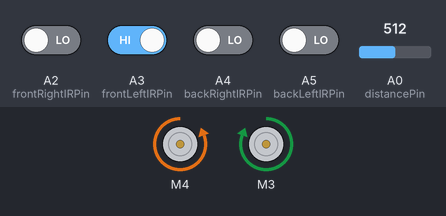
Recording of a sketch running on a simulated Arduino Uno, built with avr-gcc and run on an emulated ATmega328P. Parts: 2 × DC motor (green arrow = forward, orange = backward, longer = faster). The inputs (shaded band) are chosen by the test bench; at power-on: A3 (frontLeftIRPin) HIGH, A2 (frontRightIRPin), A4 (backRightIRPin), A5 (backLeftIRPin) LOW, A0 (distancePin) = 512. What the sketch prints to the serial monitor is not drawn.

Above: at 6.2 s.
6.3 s: A2 (frontRightIRPin) driven HIGH
At 7.1 s:
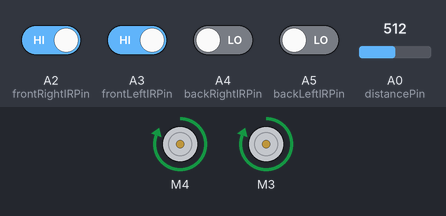
7.8 s: A3 (frontLeftIRPin) driven LOW
At 8.2 s:
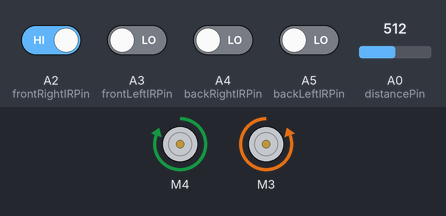
9.3 s: A2 (frontRightIRPin) driven LOW
At 10.5 s:
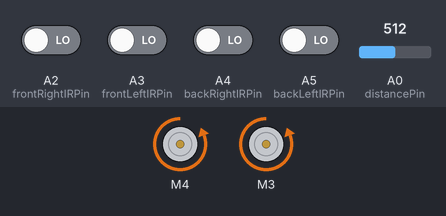
10.8 s: A3 (frontLeftIRPin) driven HIGH
At 11.6 s:
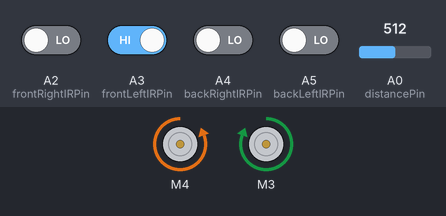
Timing chart, 0 to 13.3 s (numbered marks = the images above; inputs shaded):
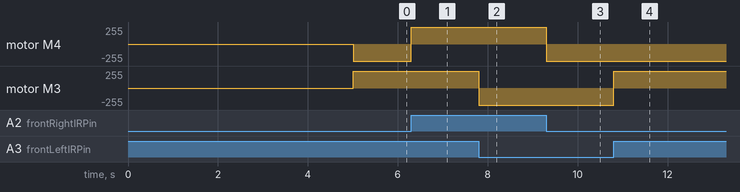

Measured:
- after the input at 6.3 s, motor M4: backward 255/255 → forward 255/255 at once
- after the input at 7.8 s, motor M3: forward 255/255 → backward 255/255 at once
- after the input at 9.3 s, motor M4: forward 255/255 → backward 255/255 at once
- after the input at 10.8 s, motor M3: backward 255/255 → forward 255/255 at once

The sketch:

sumoRobot.ino
```cpp
// MOTORS
#include <AFMotor.h>
AF_DCMotor leftMotor(4, MOTOR12_64KHZ);
AF_DCMotor rightMotor(3, MOTOR12_64KHZ);

// ULTRASONIC SENSOR
const int triggerPin = A1;

// IR SENSOR
const int distancePin = A0;

// IR SENSORS
const int frontLeftIRPin = A3; // 0 = Blanco, 1 Negro
const int frontRightIRPin = A2;
const int backLeftIRPin = A5;
const int backRightIRPin = A4;

int frontLeftIRValue = 1;
int frontRightIRValue = 1;
int backLeftIRValue = 1;
int backRightIRValue = 1;

// CONSTANTS
const int maxMotorsSpeed = 255;

const int borderValue = 0; // 0 el borde es blanco
const bool moveMotors = true;
float distances[10];

bool isTheBorderAtRight = 0;

int timesRight = 0;
int timesLeft = 0;

// SETUP
void setup() {
  Serial.begin(9600); Serial.println("============= SETUP =============");

  pinMode(triggerPin, OUTPUT);

  pinMode(frontLeftIRValue, INPUT);
  pinMode(frontRightIRValue, INPUT);
  pinMode(backLeftIRValue, INPUT);
  pinMode(backRightIRValue, INPUT);

  for (int i = 0; i < 10; i++) {
    float distance = 4800 / ( analogRead(distancePin) - 20 );

    if (distance > 80) {
      distance = 85;
    }

    else if (distance < 10) {
      distance = 9;
    };

    distances[i] = distance;
  }

  Serial.println("============= FINISH SETUP =============");

  delay(5000);
}

// LOOP
void loop() {
  float distance = getDistance(); // Serial.println(distance);

  // activateTrigger();

  frontLeftIRValue = digitalRead(frontLeftIRPin);
  frontRightIRValue = digitalRead(frontRightIRPin);
  backLeftIRValue = digitalRead(backLeftIRPin);
  backRightIRValue = digitalRead(backRightIRPin);

  if ( frontLeftIRValue == borderValue || frontRightIRValue == borderValue || backLeftIRValue == borderValue || backRightIRValue == borderValue ) {
    defense();
  } else {
    timesRight = 0;
    timesLeft = 0;

    attack(distance);
  }

  delay(10);
}

// HELPERS
void attack(float distance) {
  if ( distance > 80 || distance < 0 ) {
    if ( !moveMotors ) { return; }

    if ( isTheBorderAtRight ) {
      leftMotor.run(BACKWARD);
      rightMotor.run(FORWARD);

      leftMotor.setSpeed(maxMotorsSpeed * 0.8);
      rightMotor.setSpeed(maxMotorsSpeed * 0.8);
    } else {
      leftMotor.run(FORWARD);
      rightMotor.run(BACKWARD);

      leftMotor.setSpeed(maxMotorsSpeed * 0.8);
      rightMotor.setSpeed(maxMotorsSpeed * 0.8);
    }

  } else {
    Serial.println("Move front attack");

    if ( !moveMotors ) { return; }

    leftMotor.run(FORWARD);
    rightMotor.run(FORWARD);

    leftMotor.setSpeed(maxMotorsSpeed);
    rightMotor.setSpeed(maxMotorsSpeed);
  }
}

void defense() {
  if ( frontLeftIRValue == borderValue && frontRightIRValue == borderValue ) {
    // Serial.println("Move back");
    if ( !moveMotors ) { return; }

    leftMotor.run(BACKWARD);
    rightMotor.run(BACKWARD);

    leftMotor.setSpeed(maxMotorsSpeed);
    rightMotor.setSpeed(maxMotorsSpeed);

    isTheBorderAtRight = false;

    timesRight = 0;
    timesLeft = 0;

  } else if ( frontLeftIRValue == borderValue && backLeftIRValue == borderValue ) {
    // Serial.println("Move right");
    if ( !moveMotors ) { return; }

    leftMotor.run(FORWARD);
    rightMotor.run(BACKWARD);

    leftMotor.setSpeed(maxMotorsSpeed);
    rightMotor.setSpeed(maxMotorsSpeed);

    isTheBorderAtRight = false;

    timesRight = 0;
    timesLeft = 0;

  } else if ( frontRightIRValue == borderValue && backRightIRValue == borderValue ) {
    // Serial.println("Move left");
    if ( !moveMotors ) { return; }

    leftMotor.run(BACKWARD);
    rightMotor.run(FORWARD);

    rightMotor.setSpeed(maxMotorsSpeed);
    leftMotor.setSpeed(maxMotorsSpeed);

    isTheBorderAtRight = true;

    timesRight = 0;
    timesLeft = 0;

  } else if ( backLeftIRValue == borderValue && backRightIRValue == borderValue ) {
    // Serial.println("Move front");
    if ( !moveMotors ) { return; }

    leftMotor.run(FORWARD);
    rightMotor.run(FORWARD);

    leftMotor.setSpeed(maxMotorsSpeed);
    rightMotor.setSpeed(maxMotorsSpeed);

    isTheBorderAtRight = false;

    timesRight = 0;
    timesLeft = 0;

  } else if ( frontLeftIRValue == borderValue ) {
    // Serial.println("Move FrontLeft");
    if ( !moveMotors ) { return; }

    leftMotor.run(FORWARD);
    rightMotor.run(BACKWARD);

    leftMotor.setSpeed(maxMotorsSpeed);
    rightMotor.setSpeed(maxMotorsSpeed);

    isTheBorderAtRight = false;

    timesLeft += 1;
    timesRight = 0;

  } else if ( frontRightIRValue == borderValue ) {
    // Serial.println("Move BackLeft");
    if ( !moveMotors ) { return; }

    leftMotor.run(BACKWARD);
    rightMotor.run(FORWARD);

    leftMotor.setSpeed(maxMotorsSpeed);
    rightMotor.setSpeed(maxMotorsSpeed);

    isTheBorderAtRight = true;

    timesRight += 1;
    timesLeft = 0;

  } else if ( backLeftIRValue == borderValue) {
    // Serial.println("Move FrontRight");
    if ( !moveMotors ) { return; }

    leftMotor.run(FORWARD);
    rightMotor.run(BACKWARD);

    leftMotor.setSpeed(maxMotorsSpeed);
    rightMotor.setSpeed(maxMotorsSpeed);

    isTheBorderAtRight = false;

    timesRight = 0;
    timesLeft = 0;

  } else if ( backRightIRValue == borderValue) {
    // Serial.println("Move BackRight");
    if ( !moveMotors ) { return; }

    leftMotor.run(BACKWARD);
    rightMotor.run(FORWARD);

    leftMotor.setSpeed(maxMotorsSpeed);
    rightMotor.setSpeed(maxMotorsSpeed);

    isTheBorderAtRight = true;

    timesRight = 0;
    timesLeft = 0;
  }

  if ( timesLeft >= 3 || timesRight >= 3 ) {
    delay(500);
  }

}

float getDistance() {
  float distance = 4800 / ( analogRead(distancePin) - 20 );

  if (distance > 80 || distance < 0) {
    distance = 90;
  }

  else if (distance < 10) {
    distance = 8;
  };

  for (int i = 1; i < 11; i++) {
    distances[i - 1] = distances[i];
  }

  distances[9] = distance;

  float sum = 0;

  for (int i = 0; i < 10; i++) {
    sum += distances[i];
  }

  float avg = sum / 10;

  return avg;
}

float activateTrigger() {
  digitalWrite(triggerPin, LOW);
  delayMicroseconds(5);
  digitalWrite(triggerPin, HIGH);
  delayMicroseconds(10);
  digitalWrite(triggerPin, LOW);
}
```
